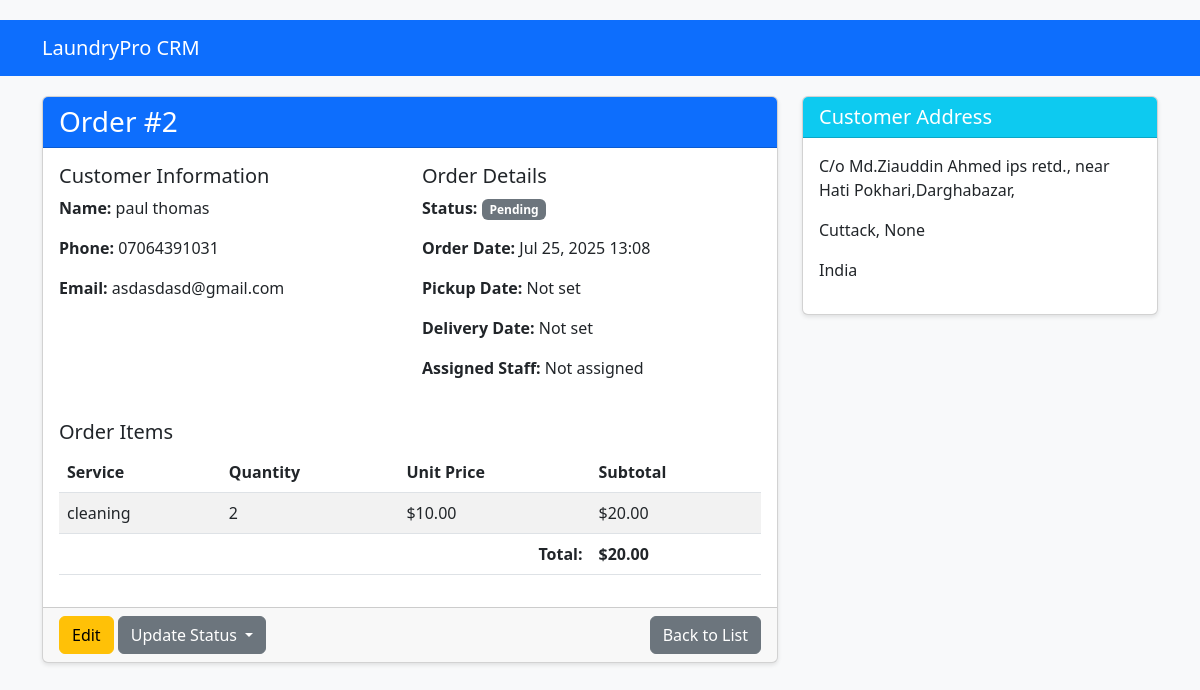
Page /orders/2/ on the committed database.
### webapp/models.py (models this page shows, shortened)
class Order(models.Model):
    STATUS_CHOICES = [
        ('PENDING', 'Pending'),
        ('RECEIVED', 'Received'),
        ('WASHING', 'Washing'),
        ('PRESSING', 'Pressing'),
        ('READY', 'Ready for Delivery'),
        ('DELIVERING', 'Out for Delivery'),
        ('COMPLETED', 'Completed'),
        ('CANCELLED', 'Cancelled'),
    ]
    customer = models.ForeignKey(Customer, on_delete=models.CASCADE)
    order_date = models.DateTimeField(auto_now_add=True)
    pickup_date = models.DateTimeField(blank=True, null=True)
    delivery_date = models.DateTimeField(blank=True, null=True)
    status = models.CharField(max_length=20, choices=STATUS_CHOICES, default='PENDING')
    total_amount = models.DecimalField(max_digits=10, decimal_places=2, default=0)
    assigned_staff = models.ForeignKey(Staff, on_delete=models.SET_NULL, null=True, blank=True)
    special_instructions = models.TextField(blank=True, null=True)

class Customer(models.Model):
    creation_date = models.DateTimeField(auto_now_add=True)
    first_name = models.CharField(max_length=100)
    last_name = models.CharField(max_length=100)
    email = models.EmailField(max_length=255)
    phone = models.CharField(max_length=20)
    address = models.CharField(max_length=300)
    city = models.CharField(max_length=255)
    province = models.CharField(max_length=200)
    country = models.CharField(max_length=125)
    special_instructions = models.TextField(blank=True, null=True)
    is_active = models.BooleanField(default=True)

class Staff(models.Model):
    POSITION_CHOICES = [
        ('ADMIN', 'Administrator'),
        ('MANAGER', 'Manager'),
        ('STAFF', 'Staff Member'),
        ('DRIVER', 'Delivery Driver'),
        ('WASHER', 'Washer'),
        ('PRESSER', 'Presser'),
    ]
    user = models.OneToOneField(User, on_delete=models.CASCADE)
    position = models.CharField(max_length=20, choices=POSITION_CHOICES)
    phone = models.CharField(max_length=20)
    address = models.CharField(max_length=300, blank=True, null=True)
    hire_date = models.DateField(auto_now_add=True)
    is_active = models.BooleanField(default=True)

class OrderItem(models.Model):
    order = models.ForeignKey(Order, related_name='order_items', on_delete=models.CASCADE)
    service = models.ForeignKey(Service, on_delete=models.CASCADE)
    quantity = models.PositiveIntegerField(default=1)
    unit_price = models.DecimalField(max_digits=8, decimal_places=2)
    def subtotal(self):
        return self.unit_price * self.quantity

class Service(models.Model):
    name = models.CharField(max_length=100)
    description = models.TextField()
    price = models.DecimalField(max_digits=8, decimal_places=2)
    estimated_duration = models.DurationField()
    is_active = models.BooleanField(default=True)

### webapp/views.py (the view)
# urls.py: path('orders/<int:pk>/', views.OrderDetailView.as_view(), name='order_detail'),
class OrderDetailView(DetailView):
    model = Order
    template_name = 'webapp/orders/order_detail.html'

### webapp/templates/webapp/orders/order_detail.html (shortened to what this page needs)
{% extends 'webapp/base.html' %}
{% block content %}
<div class="row">
    <div class="col-md-8">
        <div class="card mb-4">
            <div class="card-header bg-primary text-white">
                <h3 class="mb-0">Order #{{ object.id }}</h3>
            </div>
            <div class="card-body">
                <div class="row mb-4">
                    <div class="col-md-6">
                        <h5>Customer Information</h5>
                        <p><strong>Name:</strong> {{ object.customer.first_name }} {{ object.customer.last_name }}</p>
                        <p><strong>Phone:</strong> {{ object.customer.phone }}</p>
                        <p><strong>Email:</strong> {{ object.customer.email }}</p>
                    </div>
                    <div class="col-md-6">
                        <h5>Order Details</h5>
                        <p><strong>Status:</strong>
                            <span class="badge
                                {% if object.status == 'COMPLETED' %}bg-success
                                {% elif object.status == 'CANCELLED' %}bg-danger
                                {% elif object.status == 'PENDING' %}bg-secondary
                                {% else %}bg-info{% endif %}">
                                {{ object.get_status_display }}
                            </span>
                        </p>
                        <p><strong>Order Date:</strong> {{ object.order_date|date:"M d, Y H:i" }}</p>
                        <p><strong>Pickup Date:</strong> {{ object.pickup_date|date:"M d, Y H:i"|default:"Not set" }}</p>
                        <p><strong>Delivery Date:</strong> {{ object.delivery_date|date:"M d, Y H:i"|default:"Not set" }}</p>
                        <p><strong>Assigned Staff:</strong> {{ object.assigned_staff.user.get_full_name|default:"Not assigned" }}</p>
                    </div>
                </div>
                <h5>Order Items</h5>
                <div class="table-responsive">
                    <table class="table table-striped">
                        <thead>
                            <tr>
                                <th>Service</th>
                                <th>Quantity</th>
                                <th>Unit Price</th>
                                <th>Subtotal</th>
                            </tr>
                        </thead>
                        <tbody>
                            {% for item in object.order_items.all %}
                            <tr>
                                <td>{{ item.service.name }}</td>
                                <td>{{ item.quantity }}</td>
                                <td>${{ item.unit_price }}</td>
                                <td>${{ item.subtotal }}</td>
                            </tr>
                            {% endfor %}
                        </tbody>
                        <tfoot>
                            <tr>
                                <th colspan="3" class="text-end">Total:</th>
                                <th>${{ object.total_amount }}</th>
                            </tr>
                        </tfoot>
                    </table>
                </div>
            </div>
            <div class="card-footer">
                <div class="d-flex justify-content-between">
                    <div>
                        <a href="{% url 'order_update' object.pk %}" class="btn btn-warning">Edit</a>
                        <div class="btn-group">
                            <button type="button" class="btn btn-secondary dropdown-toggle" data-bs-toggle="dropdown">
                                Update Status
                            </button>
                        </div>
                    </div>
                    <a href="{% url 'order_list' %}" class="btn btn-secondary">Back to List</a>
                </div>
            </div>
        </div>
    </div>
    <div class="col-md-4">
        <div class="card">
            <div class="card-header bg-info text-white">
                <h5 class="mb-0">Customer Address</h5>
            </div>
            <div class="card-body">
                <p>{{ object.customer.address }}</p>
                <p>{{ object.customer.city }}, {{ object.customer.province }}</p>
                <p>{{ object.customer.country }}</p>
            </div>
        </div>
    </div>
</div>
{% endblock %}

### webapp/templates/webapp/base.html (style rules this page uses)
body { padding-top: 20px; background-color: #f8f9fa; }
.card { margin-bottom: 20px; box-shadow: 0 2px 4px rgba(0,0,0,0.1); }
.card-header { font-weight: bold; }

### rows in the picture
Order: id "2", customer.first_name "paul", customer.last_name "thomas", customer.phone "07064391031", customer.email "asdasdasd@gmail.com", status "Pending", order_date "Jul 25, 2025 13:08", pickup_date "Not set", delivery_date "Not set", assigned_staff.user.get_full_name "Not assigned", total_amount "20.00", customer.address "C/o Md.Ziauddin Ahmed ips retd., near Hati Pokhari,Darghabazar,", customer.city "Cuttack", customer.province "None", customer.country "India"
OrderItem: service.name "cleaning", quantity "2", unit_price "10.00", subtotal "20.00"
